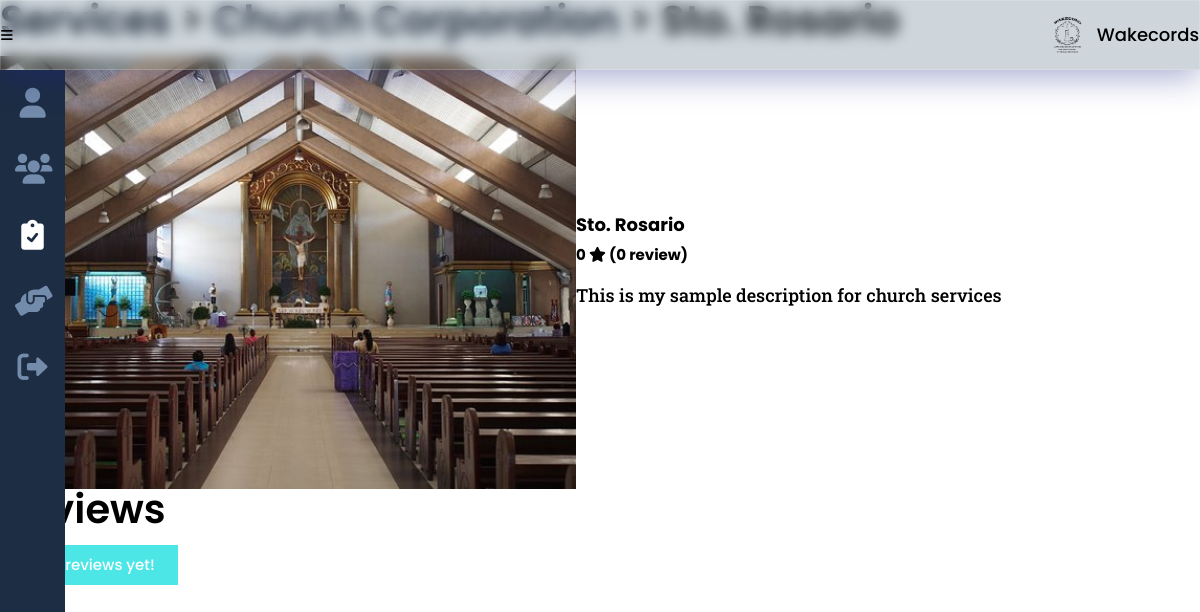
/funeral_tradition_this.php?service_id=43&id=7, run on the app's committed database.
### tables this page shows
CREATE TABLE `church` (
  `service_id` int(8) NOT NULL,
  `church_church` varchar(25) NOT NULL,
  `church_cemetery` varchar(25) NOT NULL,
  `church_priest` varchar(25) NOT NULL,
  `church_address` varchar(100) NOT NULL,
  `church_mass_date` date NOT NULL,
  `church_mass_time` varchar(200) NOT NULL
);

CREATE TABLE `services` (
  `service_id` int(8) NOT NULL,
  `provider_id` int(8) NOT NULL,
  `service_type` varchar(20) NOT NULL,
  `service_desc` varchar(500) NOT NULL,
  `service_cost` decimal(9,2) DEFAULT NULL,
  `service_qty` int(2) DEFAULT NULL,
  `service_img` varchar(100) NOT NULL,
  `service_status` varchar(10) NOT NULL
);

### others/db.php (called while the page is built, shortened)
<?php
	class DB
	{
		static $hostname = "localhost";
		static $dbname = "wakecords";
		static $username  = "root";
		static $password = "";
		public static function query($sql, $params=array(), $transactType)
		{
			$rows = array();
			try
			{
				$db = new PDO("mysql:host=". self::$hostname ."; dbname=". self::$dbname,  self::$username,  self::$password);
				$db->setAttribute(PDO::ATTR_ERRMODE, PDO::ERRMODE_EXCEPTION);
				$cmd = $db->prepare($sql);
				$cmd->execute($params);
				if($transactType == "READ")
					$rows = $cmd->fetchAll();
				else
					$rows = $db->lastInsertId();
			}
			catch(PDOException $e)
			{
				echo $e->getMessage();
			}
			return $rows;
		}
	}

### funeral_tradition_this.php (the view, shortened to what this page needs)
<?php
	include("others/functions.php");
	include("others/head.php");
?>
<body>
	<div class="container">
		<?php include("others/header.php"); ?>
		<div class="banner">
			<?php
			$this_page = "services";
			include("others/sidebar.php"); ?>
			<section class="banner-con">
				<div class="wrapper">
					<div class="banner-div">
						<?php
							$service_type = read("services", ["service_id"], [$_GET['service_id']]);
							$service_type = $service_type[0];
							$service = DB::query("SELECT * FROM services a JOIN {$service_type['service_type']} b ON a.service_id = b.service_id WHERE a.service_id=?", array($_GET['service_id']), "READ");
							$service = $service[0];
							if(isset($_SESSION['provider'])){
								$service_link = "services.php";
								$a_link = "services.php";
							}
							else {
								$service_link = "funeral.php";
								$a_link = "funeral_tradition.php";
							}
							switch($service_type['service_type']){
								case "church":
									echo "
									<h2><a href='{$service_link}'>Services</a> <span>> <a href='{$a_link}'>{$provider['provider_company']}</a> > {$service['church_church']}</span></h2>
									";
									$service_name = $service['church_church'];
								break;
							}
						?>
						<div class="banner-cards trad">
							<?php
								echo "
								<img class='card-img' src='images/providers/".$service['service_type']."/".$service['provider_id']."/".$service['service_img']."'>
								<div class='card-div'>
									<div>
										<h3>".$service_name."
											<span>
												".ratings($service['service_id'], true)."
												<i class='fa-solid fa-star'></i>
												(".ratings_count($service['service_id'], true).")
											</span>
										</h3>
										<p>
											".$service['service_desc']."
										</p>
								";
								echo "
									</div>
								</div>";
							?>
						</div>
						<div class="banner-ratings" id="ratings">
							<h2>Reviews</h2>
							<div class="ratings-con">
							<?php
							$ratings = read("feedback", ["service_id"], [$_GET['service_id']]);
							if(count($ratings)>0){
								foreach($ratings as $result){
									$seeker = read("seeker", ["seeker_id"], [$result['seeker_id']]);
									$seeker = $seeker[0];
									$days = (strtotime(date('Y-m-d')) - strtotime(date($result['feedback_date']))) /60/60/24;
									echo "
									<div class='rate'>
									";
									if($days == 0) {
										echo "
										<span>
											<mark class='mark-style no-cursor'>new ratings</mark>
										</span>
										";
									}
									else {
										echo "
										<span class='gray-italic'>
											rated ".$days." days ago
										</span>
										";
									}
									echo "
										<h3>{$seeker['seeker_fname']} {$seeker['seeker_lname']}
											<span>
												".display_stars($result['feedback_star'])."
											</span>
										</h3>
										<p>{$result['feedback_comments']}</p>
									</div>
									";
								}
							}
							else messaging("notify", "No reviews yet!");
							?>
							</div>
						</div>
					</div>
				</div>
			</section>
		</div>
	</div>
<?php include("others/footer-js.php"); ?>

### others/head.php (shortened to what this page needs)
<!DOCTYPE html>
<html lang="en">
<head>
	<link href="https://cdnjs.cloudflare.com/ajax/libs/font-awesome/6.0.0/css/all.min.css" rel="stylesheet">
	<link rel="stylesheet" href="https://unpkg.com/open-props"/>
	<link rel="stylesheet" href="css/style.css">
</head>

### others/header.php (shortened to what this page needs)
<div class="header">
	<button class="header-btn" data-menu-icon>
		<i class="fa-solid fa-bars"></i>
	</button>
	<picture>
		<?php
			if(isset($_SESSION['provider'])){
				$provider = provider();
				if(empty($provider['provider_logo'])){
		?>
				<svg xmlns="http://www.w3.org/2000/svg" viewBox="0 0 640 512"><path d="M425.1 482.6c-2.303-1.25-4.572-2.559-6.809-3.93l-7.818 4.493c-6.002 3.504-12.83 5.352-19.75 5.352c-10.71 0-21.13-4.492-28.97-12.75c-18.41-20.09-32.29-44.15-40.22-69.9c-5.352-18.06 2.343-36.87 17.83-45.24l8.018-4.669c-.0664-2.621-.0664-5.242 0-7.859l-7.655-4.461c-12.3-6.953-19.4-19.66-19.64-33.38C305.6 306.3 290.4 304 274.7 304H173.3C77.61 304 0 381.7 0 477.4C0 496.5 15.52 512 34.66 512H413.3c5.727 0 10.9-1.727 15.66-4.188c-2.271-4.984-3.86-10.3-3.86-16.06V482.6zM224 256c70.7 0 128-57.31 128-128S294.7 0 224 0C153.3 0 96 57.31 96 128S153.3 256 224 256zM610.5 373.3c2.625-14 2.625-28.5 0-42.5l25.75-15c3-1.625 4.375-5.125 3.375-8.5c-6.75-21.5-18.25-41.13-33.25-57.38c-2.25-2.5-6-3.125-9-1.375l-25.75 14.88c-10.88-9.25-23.38-16.5-36.88-21.25V212.3c0-3.375-2.5-6.375-5.75-7c-22.25-5-45-4.875-66.25 0c-3.25 .625-5.625 3.625-5.625 7v29.88c-13.5 4.75-26 12-36.88 21.25L394.4 248.5c-2.875-1.75-6.625-1.125-9 1.375c-15 16.25-26.5 35.88-33.13 57.38c-1 3.375 .3751 6.875 3.25 8.5l25.75 15c-2.5 14-2.5 28.5 0 42.5l-25.75 15c-3 1.625-4.25 5.125-3.25 8.5c6.625 21.5 18.13 41 33.13 57.38c2.375 2.5 6 3.125 9 1.375l25.88-14.88c10.88 9.25 23.38 16.5 36.88 21.25v29.88c0 3.375 2.375 6.375 5.625 7c22.38 5 45 4.875 66.25 0c3.25-.625 5.75-3.625 5.75-7v-29.88c13.5-4.75 26-12 36.88-21.25l25.75 14.88c2.875 1.75 6.75 1.125 9-1.375c15-16.25 26.5-35.88 33.25-57.38c1-3.375-.3751-6.875-3.375-8.5L610.5 373.3zM496 400.5c-26.75 0-48.5-21.75-48.5-48.5s21.75-48.5 48.5-48.5c26.75 0 48.5 21.75 48.5 48.5S522.8 400.5 496 400.5z"/></svg>
		<?php
				}
				else echo "<img class='header-logo' src='images/providers/".$provider['provider_type']."/".$_SESSION['provider']."/".$provider['provider_logo']."' >";
			}
			else echo "<img class='header-logo' src='images/main-logo.png'>";
		?>
		<div>Wakecords</div>
	</picture>
</div>

### others/sidebar.php (shortened to what this page needs)
<ul class="sidebar " data-sidebar>
  <li class="sidebar-list">
    <a class="sidebar-link <?php echo ($this_page == 'profile')?'active':''; ?>" href="profile.php" title="Profile">
      <i class="fa-solid fa-user"></i>
    </a>
  </li>
  <?php
    if(user_type() == "admin"){
  ?>
  <li class="sidebar-list">
    <a class="sidebar-link <?php echo ($this_page == 'users')?'active':''; ?>" href="admin_users.php" title="Feedback">
      <i class="fa-solid fa-users"></i>
    </a>
  </li>
  <?php
    }
  ?>
  <li class="sidebar-list">
    <?php
      if(user_type() == "seeker"){
    ?>
      <a class="sidebar-link <?php echo ($this_page == 'services')?'active':''; ?>" href="get_started.php" title="Services">
        <i class="fa-solid fa-clipboard-check"></i>
        <div>Get Started</div>
      </a>
    <?php
      } elseif(user_type() == "admin") {
    ?>
      <a class="sidebar-link <?php echo ($this_page == 'services')?'active':''; ?>" href="funeral.php" title="Services">
        <i class="fa-solid fa-clipboard-check"></i>
      </a>
    <?php
      }
    ?>
  </li>
  <li class="sidebar-list">
    <?php
    if(user_type() == 'admin'){
      $link = "<a class='sidebar-link ";
      $link .= ($this_page == 'transact')?'active':'';
      $link .= "' href='purchase.php' title='Transactions'>";
    }
    echo $link;
    ?>
      <i class="fas fa-hands-helping"></i>
    </a>
  </li>
  <li class="sidebar-list">
    <a class="sidebar-link" href="logout.php" title="Logout" onclick='return confirm("Are you sure you want to logout?");'>
      <i class="fa-solid fa-right-from-bracket"></i>
    </a>
  </li>
</ul>

### others/functions.php (shortened to what this page needs)
<?php
	require_once("others/db.php");
	function messaging($type, $msg){
		switch($type){
			case "notify":
				echo "<div class='note blue'><i class='fa-solid fa-circle-info'></i> ".$msg."</div>";
			break;
		}
	}
	function ratings($id, $service = true){
		$avg_stars = 0;
		if($service)
			$feedback = read("feedback", ["service_id"], [$id]);
		else {
			$feedback = DB::query("SELECT * FROM feedback a JOIN services b ON a.service_id = b.service_id WHERE provider_id = ?", array($id), "READ");
		}
		if(count($feedback) > 0){
			foreach($feedback as $result){
				$avg_stars += $result['feedback_star'];
			}
			$avg_stars /= count($feedback);
		}
		else return $avg_stars;
		return number_format((float)$avg_stars,1,".","");
	}
	function ratings_count($id, $service = true){
		if($service)
			$feedback = read("feedback", ["service_id"], [$id]);
		else {
			$feedback = DB::query("SELECT * FROM feedback a JOIN services b ON a.service_id = b.service_id WHERE provider_id = ?", array($id), "READ");
		}
		return (count($feedback) > 1) ? count($feedback)." reviews" : count($feedback)." review";
	}
	function read($table, $attr=[], $data=[]){
		if(count($attr) == 1){
			return DB::query("SELECT * FROM ".$table." WHERE ".$attr[0]."=?", array($data[0]), "READ");
		}
	}
	function user_type(){
		return "admin";
	}

### others/footer-js.php (shortened to what this page needs)
</body>
</html>

### css/style.css (style rules this page uses)
:root { --dark-blue:#0d1321; --light-blue:#1d2d44; --pale-blue:#3e5c76; --light-gray:#748cab; --gray: #ccc; --peach:#f0ebd8; --header-height:70px; --red: hsl(0,100%,40%); --green: hsl(133, 75%, 30%); --blue: hsl(180, 75%, 40%); --em-1: 1em; --rem-1: 1rem; --box-shadow: 2px 2px 6px -2px #000; }
* { padding:0;margin:0;box-sizing:border-box;resize:none;outline:none;border:none;text-decoration:none;list-style:none; }
body { font:500 18px/30px Poppins,sans-serif; }
.wrapper { width:100%;margin:0 auto 0 0;padding:0 var(--size-3) var(--size-8) var(--size-11); }
section, main { padding:100px 0;background:#fff; }
h1,h2 { line-height:100%;margin-bottom:40px;position:relative; }
h2 { margin-bottom:var(--rem-1); }
h3 { margin-bottom:10px;position:relative; }
h2 { font-size:40px;font-weight:600; }
h2 a { display:inline-block;position:relative;color:var(--dark-blue); }
h2 a:after { content:"";position:absolute;width:100%;transform:scaleX(0);height:2px;bottom:0;left:0;background-color:var(--light-blue);transform-origin:bottom right;transition:transform 0.25s ease-out; }
p { font-family:Roboto Slab,serif;margin-bottom:25px; }
.note { padding:5px 23px 5px 12px;color:#fff;position:relative;overflow:hidden;width:fit-content;margin-bottom:var(--size-2);font-size:15px; }
.note:before { content:"";position:absolute;background:hsl(0,100%,40%);width:6px;height:100%;top:0;left:0; }
.note.blue:before { background:hsl(180, 75%, 40%); }
.note.blue { background:hsl(180, 75%, 60%); }
.header { display:flex;justify-content:space-between;box-shadow:var(--shadow-4);padding:var(--size-3);position:fixed;width:100%;height:var(--header-height);align-items:center;z-index:100;background: rgba( 62, 92, 118, 0.25 );box-shadow: 0 8px 32px 0 rgba( 31, 38, 135, 0.37 );-webkit-backdrop-filter: blur( 7px );backdrop-filter: blur( 7px );border: 1px solid rgba( 255, 255, 255, 0.18 ); }
img.header-logo { width:40px;height:40px; }
button.header-btn { background:none; }
button.header-btn i { font-size:var(--size-7); }
.header picture { display:flex;justify-content:space-between;align-items:center;column-gap:10px; }
.sidebar { min-width:65px;overflow:hidden;margin-top:var(--header-height);transition: min-width 100ms ease-out;position:fixed;background:var(--light-blue);height:100%;display:flex;flex-flow:column;z-index:99; }
.sidebar-link { display:flex;align-items:center;justify-content:center;margin:1em 0;color:var(--light-gray); }
.sidebar-link.active { color:#fff; }
.sidebar-link i { width:35px;font-size:30px;text-align:center; }
.banner-con { width:100%;padding:0; }
.banner-div { height:100%;padding-top:var(--size-11);position:relative;margin-bottom:var(--em-1); }
.banner-div h2 span { font-size:var(--size-5); }
.banner-cards { display:flex;column-gap:var(--size-5);flex-wrap:wrap; }
.banner-cards.trad { margin-bottom:var(--size-5); }
.banner-cards img { width:100%; }
.banner-cards h3, .banner-cards p { padding-inline:var(--size-3); }
.banner-cards h3 span { display:block;font-size:15px;color:var(--yellow-6); }
.banner-cards.trad h3 { font-size:var(--size-7); }
.banner-cards.trad h3, .banner-cards.trad p { padding-inline:0; }
.banner-cards p { font-size:var(--size-3); }
.banner-cards .card-img { width:48%; }
.banner-cards .card-div { width:48%;display:flex;align-items:center; }
.card-div > div { width:100%; }

### data on the page
church: service_id.service_img (picture), church_church "Sto. Rosario", service_id.service_desc "This is my sample description for church services"

### other printed values
ratings($service['service_id'], true) "0"
ratings_count($service['service_id'], true) "0 review"
$msg "No reviews yet!"
